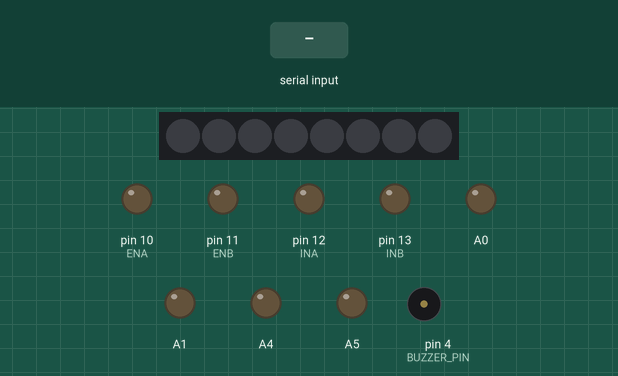
This sketch was run on a simulated Arduino Uno, built with avr-gcc and run on an emulated ATmega328P. Shown: 8 RGB LEDs in strip order, left to right, output pins drawn as LEDs (lit = HIGH), buzzer (waves = sounding, pin HIGH). The inputs (shaded band) are chosen by the test bench. Dim RGB values are drawn brighter than linear; what the sketch prints to the serial monitor is not drawn.

Above: at 1.2 s.
1.3 s: "R" received over Serial
At 1.39 s:
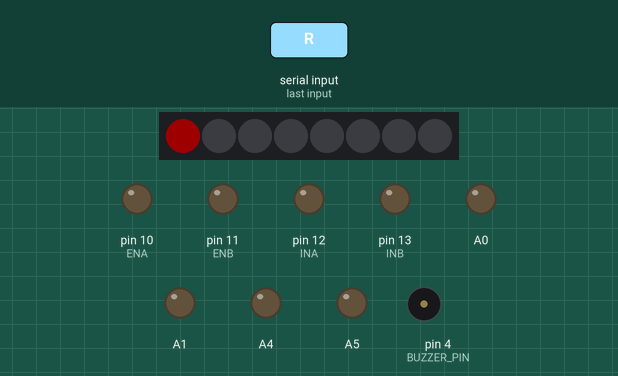
3.1 s: "G" received over Serial
At 3.6 s:
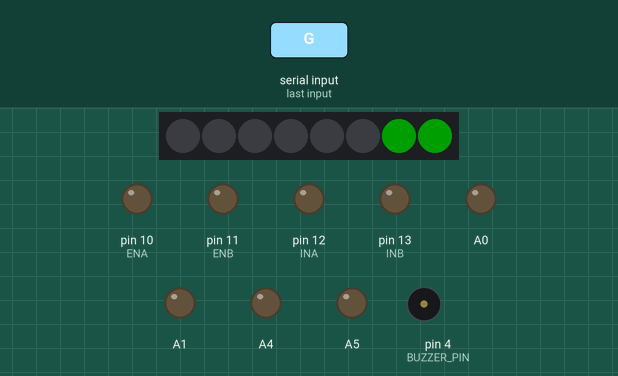
5.4 s: "B" received over Serial
At 6.0 s:
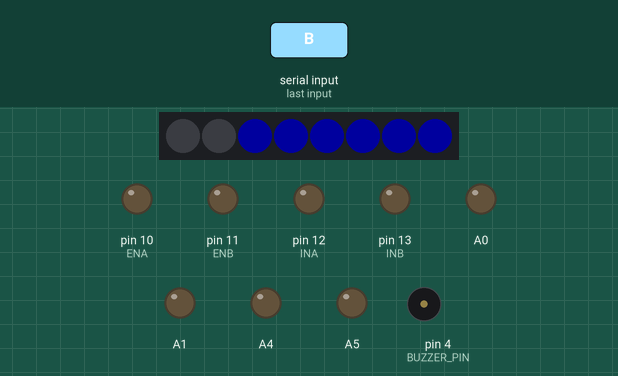
7.2 s: byte 49 ('1') received over Serial
At 8.45 s:
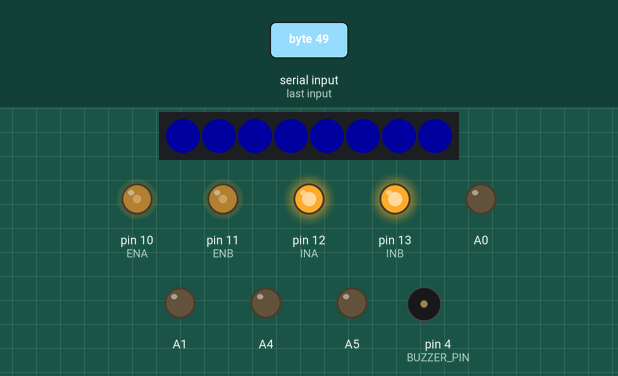
8.9 s: byte 48 ('0') received over Serial
At 8.93 s:
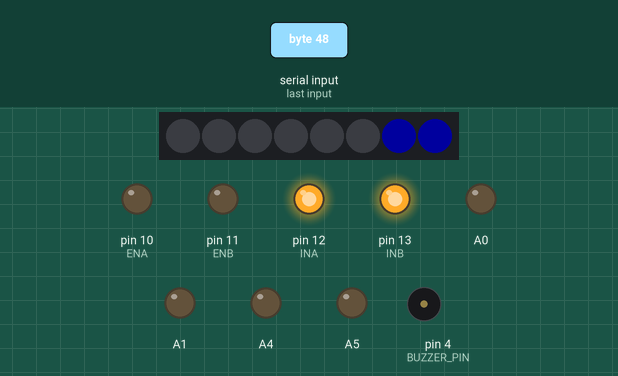
10.6 s: byte 50 ('2') received over Serial
At 10.61 s:
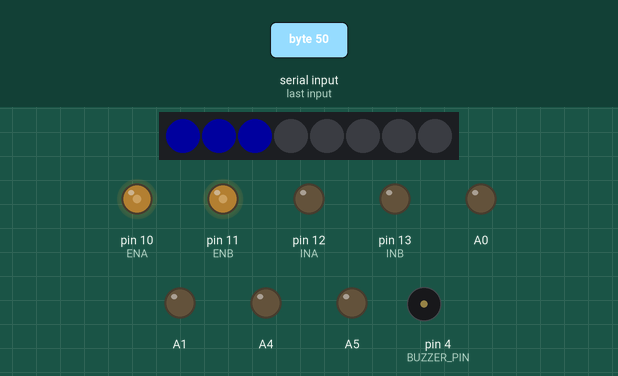
Timing chart, 0 to 13.3 s (numbered marks = the images above; inputs shaded):
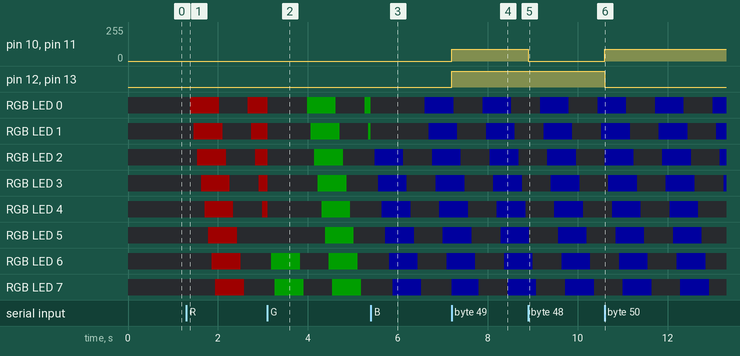

Measured:
- after the input at 1.3 s, RGB LED 0: off → RGB(30, 0, 0) after 0.09 s, → off 0.64 s later, → RGB(30, 0, 0) 0.64 s later; RGB LED 1: off → RGB(30, 0, 0) after 0.17 s, → off 0.64 s later, → RGB(30, 0, 0) 0.64 s later
- after the input at 7.2 s, pin 10 (ENA), pin 11 (ENB): 0/255 → 90/255 at once; pin 12 (INA), pin 13 (INB): LOW → HIGH at once
- after the input at 8.9 s, pin 10 (ENA), pin 11 (ENB): 90/255 → 0/255 at once
- after the input at 10.6 s, pin 10 (ENA), pin 11 (ENB): 0/255 → 90/255 at once; pin 12 (INA), pin 13 (INB): HIGH → LOW at once
- what the display in image 2 shows lasts 0.5 s, from 3.3 s to 3.8 s

The sketch:

RC_IoT.ino
```cpp
/*
 * 블루투스 신호
 * - b : 부저 울리기
 * - R : 빨간색 경광등
 * - G : 녹색 경광등
 * - B : 파란색 경광등
 * - S : 경광등 끄기
 * - h : 헤드라이트 끄기 켜기
 * - f : 헤들라이트 끄기
 * - l : 왼쪽 깜박이
 * - r : 오른쪽 깜박이
 * - s : 깜박이 끄기
 *
 * - 0 : 정지
 * - 1 : 전진
 * - 2 : 후진
 * - 3 : 좌회전
 * - 4 : 우회전
 */

#include <MsTimer2.h>
#include <Adafruit_NeoPixel.h>

#define BUZZER_PIN 4
#define NEO_PIN 3
Adafruit_NeoPixel strip = Adafruit_NeoPixel(8, NEO_PIN, NEO_GRB+NEO_KHZ800);

// 경광등 관련 전역변수
uint32_t c;
uint16_t led_idx = 0;
bool neopixel_onoff_change_chk = true;

// 헤드라이트 관련 전역변수
bool hd_chk = true;

// 좌우 깜박이 관련 전역변수
unsigned long l_previous_millis = 0;
unsigned long r_previous_millis = 0;
const long delay_time = 300;
bool l_start = false;
bool r_start = false;
bool l_state = false;
bool r_state = false;

// 모터 관련 전역변수
int const ENA = 10; // Speed
int const INA = 12; // Direction
int const ENB = 11;
int const INB = 13;
int r_speed = 90;
int l_speed = 90;
int mr_state = HIGH; // 오른쪽 모터 회전 방향
int ml_state = HIGH;  // 왼쪽 모터 회전 방향

void setup() {
  Serial.begin(9600);
  pinMode(BUZZER_PIN, OUTPUT);
  pinMode(A5, OUTPUT); // 깜박이 L
  pinMode(A4, OUTPUT); // 헤드라이트 L
  pinMode(A1, OUTPUT); // 깜박이 R
  pinMode(A0, OUTPUT); // 헤드라이트 R

  //모터 핀 세팅
  pinMode(ENA, OUTPUT);
  pinMode(ENB, OUTPUT);
  pinMode(INA, OUTPUT);
  pinMode(INB, OUTPUT);

  strip.begin();
  strip.show();
}

void loop() {
  unsigned long current_millis = millis();
  char input_sig = Serial.read();

  if(Serial.available()){
    Serial.write(input_sig);
  }

//  digitalWrite(BUZZER_PIN, buzzer_chk);

/*------ 버저 신호가 들어 왔을 때 -----*/
  if(input_sig=='b'){
    digitalWrite(BUZZER_PIN, HIGH);
    delay(150);
    digitalWrite(BUZZER_PIN, LOW);
  }
/*-------------------------------------------*/

/*----------- 경광등을 켜고 끄기 ---------------*/
  // 빨간색 경광등 켜기
  if(input_sig == 'R'){
    MsTimer2::stop();
    neopixel_off();
    MsTimer2::set(80, neopixel_red_on);
    MsTimer2::start();
  }

  // 녹색 경광등 켜기
  if(input_sig == 'G'){
    MsTimer2::stop();
    neopixel_off();
    MsTimer2::set(80, neopixel_green_on);
    MsTimer2::start();
  }

  // 파란색 경광등 켜기
  if(input_sig == 'B'){
    MsTimer2::stop();
    neopixel_off();
    MsTimer2::set(80, neopixel_blue_on);
    MsTimer2::start();
  }

  // 경광등 끄기
  if(input_sig == 'S'){
    MsTimer2::stop();
    neopixel_off();
  }
/*------------------------------------*/

/*------- 헤드라이트 켜고 끄기  ----------*/
  // 헤드라이트 on/off 결정
  if(input_sig == 'h'){
    if(hd_chk){
      digitalWrite(A4, HIGH);
      digitalWrite(A0, HIGH);
      hd_chk = false;
    } else {
      digitalWrite(A4, LOW);
      digitalWrite(A0, LOW);
      hd_chk = true;
    }
  }
  // 헤드라이트 끄기
  if(input_sig == 'f'){
    digitalWrite(A4, LOW);
    digitalWrite(A0, LOW);
  }
/*-------------------------------------*/

/*------------- 깜박이 켜고 끄기 ---------*/
  // 왼쪽 깜박이
  if(input_sig == 'l'){
    r_start = false;
    l_start = true;
    l_previous_millis = millis();
  }

  if(l_start){
    if(current_millis - l_previous_millis >= delay_time){
      l_previous_millis = current_millis;
      l_state = !l_state;
      digitalWrite(A5, l_state);
    }
  } else {
    digitalWrite(A5, LOW);
  }

  //오른쪽 깜박이
  if(input_sig == 'r'){
    l_start = false;
    r_start = true;
    r_previous_millis = millis();
  }

  if(r_start){
    if(current_millis - r_previous_millis >= delay_time){
      r_previous_millis = current_millis;
      r_state = !r_state;
      digitalWrite(A1, r_state);
    }
  }else {
    digitalWrite(A1, LOW);
  }

  // 깜박이 멈추기
  if(input_sig == 's') {
    l_start = false;
    r_start = false;
    digitalWrite(A5, LOW);
    digitalWrite(A1, LOW);
  }
/*-------------------------------------*/

/*---------- 모터 조정 하기 -------------*/
  // 정지
  if(input_sig == '0'){
    analogWrite(ENA,0);
    analogWrite(ENB,0);
  }

  // 전진
  if(input_sig == '1'){
    digitalWrite(INA, HIGH);
    digitalWrite(INB, HIGH);
    analogWrite(ENA, r_speed);
    analogWrite(ENB, l_speed);
    mr_state = HIGH;
    ml_state = HIGH;
  }

  // 후진
  if(input_sig == '2'){
    digitalWrite(INA, LOW);
    digitalWrite(INB, LOW);
    analogWrite(ENA, r_speed);
    analogWrite(ENB, l_speed);
    mr_state = LOW;
    ml_state = LOW;
  }

  // 좌회전
  if(input_sig == '3'){
    digitalWrite(INA, mr_state);
    digitalWrite(INB, ml_state);
    analogWrite(ENA, r_speed);
    analogWrite(ENB, l_speed-30);
    delay(200);
    analogWrite(ENB, l_speed);
  }

  // 우회전
  if(input_sig == '4'){
    digitalWrite(INA, mr_state);
    digitalWrite(INB, ml_state);
    analogWrite(ENA, r_speed-30);
    analogWrite(ENB, l_speed);
    delay(200);
    analogWrite(ENA, r_speed);
  }
/*-------------------------------------*/
}


// 경광등 빨간색
void neopixel_red_on(){
  if(led_idx == 8){
    led_idx = 0;
    if(neopixel_onoff_change_chk) neopixel_onoff_change_chk = false;
    else neopixel_onoff_change_chk = true;
  }
  if(neopixel_onoff_change_chk) c = strip.Color(30,0,0);
  else c = 0;

  strip.setPixelColor(led_idx,c);
  strip.show();
  led_idx++;
}

// 경광등 녹색
void neopixel_green_on(){
  if(led_idx == 8){
    led_idx = 0;
    if(neopixel_onoff_change_chk) neopixel_onoff_change_chk = false;
    else neopixel_onoff_change_chk = true;
  }
  if(neopixel_onoff_change_chk) c = strip.Color(0,30,0);
  else c = 0;

  strip.setPixelColor(led_idx,c);
  strip.show();
  led_idx++;
}

// 경광등 파란색
void neopixel_blue_on(){
  if(led_idx == 8){
    led_idx = 0;
    if(neopixel_onoff_change_chk) neopixel_onoff_change_chk = false;
    else neopixel_onoff_change_chk = true;
  }
  if(neopixel_onoff_change_chk) c = strip.Color(0,0,30);
  else c = 0;

  strip.setPixelColor(led_idx,c);
  strip.show();
  led_idx++;
}

// 경광등 끄기
void neopixel_off(){
  uint32_t c_off = 0;
  for(uint16_t i=0;i<strip.numPixels();i++){
    strip.setPixelColor(i,c_off);
    strip.show();
  }
}
```
